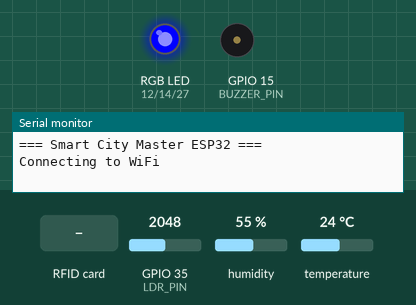
Recording of a sketch running on a simulated ESP32. On the bench: an RGB LED mixed from three pins (HIGH = lit), buzzer (waves = sounding, pin HIGH), the last lines printed to the serial monitor. The inputs (shaded band) are chosen by the test bench; at power-on: GPIO 35 (LDR_PIN) = 2048, humidity 55 %, temperature 24 °C. WiFi joins after 1.5 s; servers stay silent unless stated; random numbers use the default seed unless the sketch sets one; no MQTT or app messages arrive unless stated.

Above: at 0.1 s.
At 2.7 s:
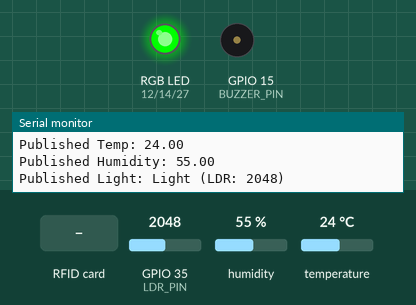
2.8 s: RFID card 5E 7A 19 C4 held to the reader
At 3.4 s:
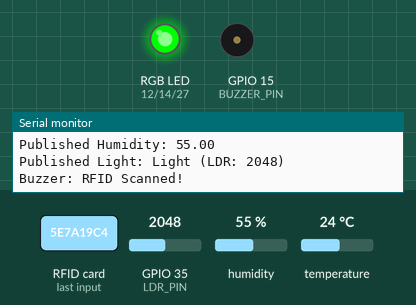
4.6 s: GPIO 35 (LDR_PIN) set to 637
6.1 s: GPIO 35 (LDR_PIN) set to 541
Timing chart, 0 to 9.1 s (numbered marks = the images above; inputs shaded):
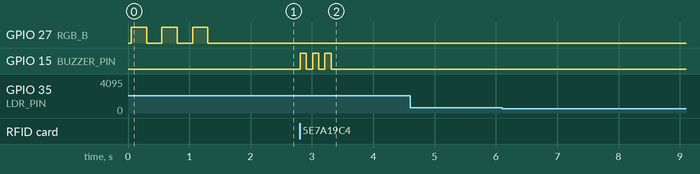

Measured:
- after the input at 2.8 s, GPIO 15 (BUZZER_PIN): alternates HIGH for 0.10 s and LOW for 0.10 s, 6 changes in all, then stays LOW, starting at once

The sketch:

master_esp32.ino
```cpp
/*
 * Smart City - Master ESP32
 * Reads sensors and publishes data via MQTT
 * Sensors: DHT11 (temp/humidity), LDR (light), RFID-RC522
 * Added: Buzzer on RFID scan + RGB LED WiFi status
 */

#include <WiFi.h>
#include <PubSubClient.h>
#include <DHT.h>
#include <SPI.h>
#include <MFRC522.h>

// ========== WiFi Credentials ==========
const char* ssid = "PASH";
const char* password = "123456789";

// ========== MQTT Broker ==========
const char* mqtt_server = "broker.hivemq.com";
const int mqtt_port = 1883;
const char* mqtt_user = "";
const char* mqtt_pass = "";

// ========== MQTT Topics ==========
const char* TOPIC_TEMP = "master/temp";
const char* TOPIC_HUM = "master/hum";
const char* TOPIC_LIGHT = "master/light";
const char* TOPIC_RFID = "master/rfid";

// ========== Pin Definitions ==========
#define DHT_PIN 4           // DHT11 data pin
#define DHT_TYPE DHT22
#define LDR_PIN 35          // LDR analog pin (ADC)
#define SS_PIN 5            // RC522 SDA/SS
#define RST_PIN 17          // RC522 RST
#define BUZZER_PIN 15       // Buzzer pin
#define RGB_R 12            // RGB Red pin
#define RGB_G 14            // RGB Green pin
#define RGB_B 27            // RGB Blue pin

// ========== Sensor Objects ==========
DHT dht(DHT_PIN, DHT_TYPE);
MFRC522 rfid(SS_PIN, RST_PIN);
WiFiClient espClient;
PubSubClient mqtt(espClient);

// ========== Timing Variables ==========
unsigned long lastSensorRead = 0;
const unsigned long sensorInterval = 2000; // Read sensors every 2 seconds
unsigned long lastWiFiCheck = 0;
const unsigned long wifiCheckInterval = 3000; // Check WiFi every 3 seconds

// ========== Light Threshold ==========
const int LIGHT_THRESHOLD = 600;

// ========== Function Prototypes ==========
void setupWiFi();
void reconnectMQTT();
void readAndPublishSensors();
void checkRFID();
void setRGB(int r, int g, int b);
void activateBuzzer();
void checkWiFiStatus();

void setup() {
  Serial.begin(115200);
  Serial.println("\n=== Smart City Master ESP32 ===");

  // Initialize RGB LED
  pinMode(RGB_R, OUTPUT);
  pinMode(RGB_G, OUTPUT);
  pinMode(RGB_B, OUTPUT);
  setRGB(0, 0, 0); // Off initially

  // Initialize buzzer
  pinMode(BUZZER_PIN, OUTPUT);
  digitalWrite(BUZZER_PIN, LOW);

  // Initialize sensors
  dht.begin();
  SPI.begin();
  rfid.PCD_Init();
  pinMode(LDR_PIN, INPUT);

  // Connect to WiFi
  setupWiFi();

  // Configure MQTT
  mqtt.setServer(mqtt_server, mqtt_port);

  Serial.println("Master ESP32 Ready!");
}

void loop() {
  // Check WiFi status and reconnect if needed
  checkWiFiStatus();

  // Maintain MQTT connection only if WiFi is connected
  if (WiFi.status() == WL_CONNECTED) {
    if (!mqtt.connected()) {
      reconnectMQTT();
    }
    mqtt.loop();

    // Read and publish sensors periodically
    if (millis() - lastSensorRead >= sensorInterval) {
      lastSensorRead = millis();
      readAndPublishSensors();
    }

    // Check for RFID cards
    checkRFID();
  }
}

// ========== WiFi Connection ==========
void setupWiFi() {
  Serial.print("Connecting to WiFi");
  WiFi.begin(ssid, password);

  int attempts = 0;
  while (WiFi.status() != WL_CONNECTED && attempts < 20) {
    // Blink blue while connecting
    setRGB(0, 0, 255);
    delay(250);
    setRGB(0, 0, 0);
    delay(250);
    Serial.print(".");
    attempts++;
  }

  if (WiFi.status() == WL_CONNECTED) {
    Serial.println("\nWiFi Connected!");
    Serial.print("IP Address: ");
    Serial.println(WiFi.localIP());
    setRGB(0, 255, 0); // Green = connected
  } else {
    Serial.println("\nWiFi Connection Failed!");
    setRGB(255, 0, 0); // Red = failed
  }
}

// ========== Check WiFi Status ==========
void checkWiFiStatus() {
  if (millis() - lastWiFiCheck >= wifiCheckInterval) {
    lastWiFiCheck = millis();

    if (WiFi.status() != WL_CONNECTED) {
      Serial.println("WiFi disconnected! Reconnecting...");
      setRGB(255, 0, 0); // Red = failed
      delay(500);

      // Try to reconnect
      WiFi.disconnect();
      WiFi.begin(ssid, password);

      int attempts = 0;
      while (WiFi.status() != WL_CONNECTED && attempts < 10) {
        // Blink blue while reconnecting
        setRGB(0, 0, 255);
        delay(250);
        setRGB(0, 0, 0);
        delay(250);
        attempts++;
      }

      if (WiFi.status() == WL_CONNECTED) {
        Serial.println("WiFi Reconnected!");
        setRGB(0, 255, 0); // Green = connected
      } else {
        Serial.println("WiFi Reconnection Failed! Retrying in 3s...");
        setRGB(255, 0, 0); // Red = failed
      }
    } else {
      setRGB(0, 255, 0); // Keep green when connected
    }
  }
}

// ========== MQTT Reconnection ==========
void reconnectMQTT() {
  while (!mqtt.connected()) {
    Serial.print("Connecting to MQTT...");

    String clientId = "Master_ESP32_" + String(random(0xffff), HEX);

    if (mqtt.connect(clientId.c_str(), mqtt_user, mqtt_pass)) {
      Serial.println("Connected!");
    } else {
      Serial.print("Failed, rc=");
      Serial.print(mqtt.state());
      Serial.println(" Retrying in 5s...");
      delay(5000);
    }
  }
}

// ========== Read and Publish Sensor Data ==========
void readAndPublishSensors() {
  // Read DHT22
  float temperature = dht.readTemperature();
  float humidity = dht.readHumidity();

  // Read LDR
  int ldrValue = analogRead(LDR_PIN);
  String lightDecision = (ldrValue < LIGHT_THRESHOLD) ? "Dark" : "Light";

  // Check for valid DHT readings
  if (isnan(temperature) || isnan(humidity)) {
    Serial.println("DHT22 read failed!");
    return;
  }

  // Publish Temperature
  mqtt.publish(TOPIC_TEMP, String(temperature).c_str());
  Serial.print("Published Temp: ");
  Serial.println(temperature);

  // Publish Humidity
  mqtt.publish(TOPIC_HUM, String(humidity).c_str());
  Serial.print("Published Humidity: ");
  Serial.println(humidity);

  // Publish Light Decision
  mqtt.publish(TOPIC_LIGHT, lightDecision.c_str());
  Serial.print("Published Light: ");
  Serial.print(lightDecision);
  Serial.print(" (LDR: ");
  Serial.print(ldrValue);
  Serial.println(")");
}

// ========== Check for RFID Card ==========
void checkRFID() {
  // Look for new cards
  if (!rfid.PICC_IsNewCardPresent() || !rfid.PICC_ReadCardSerial()) {
    return;
  }

  // Read UID
  String uid = "";
  for (byte i = 0; i < rfid.uid.size; i++) {
    if (rfid.uid.uidByte[i] < 0x10) uid += "0";
    uid += String(rfid.uid.uidByte[i], HEX);
    if (i < rfid.uid.size - 1) uid += " ";
  }
  uid.toUpperCase();

  // Activate buzzer when card is scanned
  activateBuzzer();

  // Publish RFID UID
  mqtt.publish(TOPIC_RFID, uid.c_str());
  Serial.print("Published RFID: ");
  Serial.println(uid);

  // Halt PICC
  rfid.PICC_HaltA();
  rfid.PCD_StopCrypto1();
}

// ========== Set RGB LED Color ==========
void setRGB(int r, int g, int b) {
  analogWrite(RGB_R, r);
  analogWrite(RGB_G, g);
  analogWrite(RGB_B, b);
}

// ========== Activate Buzzer ==========
void activateBuzzer() {
  Serial.println("Buzzer: RFID Scanned!");

  // Beep pattern: 3 short beeps
  for (int i = 0; i < 3; i++) {
    digitalWrite(BUZZER_PIN, HIGH);
    delay(100);
    digitalWrite(BUZZER_PIN, LOW);
    delay(100);
  }
}
```
